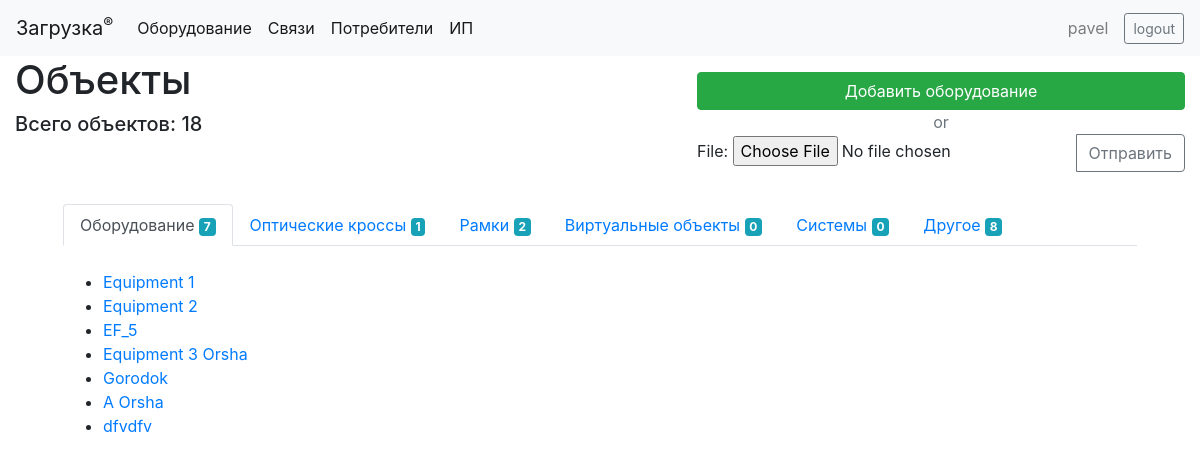
The app's page /register/equipments/ (signed in), older data.
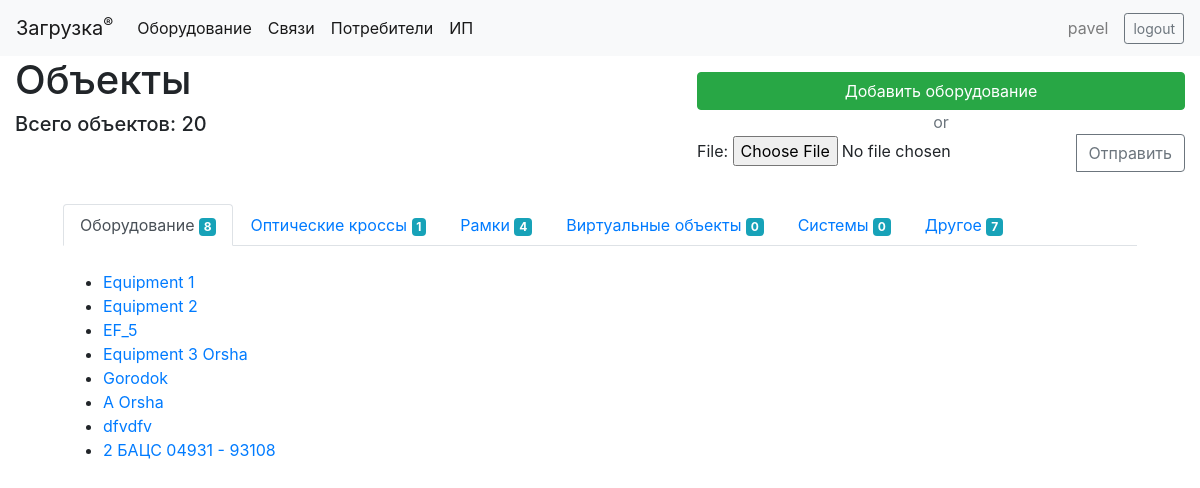
The same page, newer data.
### register/models.py (models this page shows, shortened)
class Equipment(models.Model):
    type_choices = [
        ('E', 'Оборудование'),
        ('O', 'Оптические кроссы'),
        ('F', 'Рамки'),
        ('V', 'Виртуальные объекты'),
        ('S', 'Системы'),
        ('-', 'Другое'),
        ('', '---------'),
    ]
    name = models.CharField(max_length=100)
    endpoint = models.ForeignKey('EndPoint', on_delete=models.RESTRICT, default=None, null=True, related_name='equipments')
    location = models.CharField(max_length=100, null=True)
    note = models.TextField(null=True, blank=True)
    type = models.CharField(max_length=1, choices=type_choices, default='-')
    endpoint_opposite = models.ForeignKey('EndPoint', on_delete=models.RESTRICT, default=None, null=True, blank=True, related_name='systems')
    def __str__(self):
        return f"{self.name}"
    class Meta:
        unique_together = ('name', 'type',)

### register/views.py (the view)
# urls.py: path('equipments/', views.equipment_list, name='equipments'),
def equipment_list(request):
    equipments_by_type = {}
    equipments_count = 0
    categories = Equipment.type_choices.copy()
    categories.pop()
    for category in categories:
        objects = Equipment.objects.filter(type__exact=category[0])
        equipments_by_type[category[1]] = (objects.all(), objects.count())
        equipments_count += objects.count()
    active_tab = categories[0][1]
    if 't' in request.GET:
        active_tab = request.GET.get('t')
    upload_form = UploadFromFileForm()
    context = {
        'equipments': equipments_by_type,
        'equipments_count': equipments_count,
        'active_tab': active_tab,
        'upload_form': upload_form,
    }
    return render(request, 'equipments.html', context=context)

### register/forms.py
class UploadFromFileForm(forms.Form):
    file = forms.FileField()

### register/templates/equipments.html
{% extends "base_generic.html" %}
{% block content %}
    <div class="clearfix">
        <div class="d-inline float-left">
            <p class="h1">Объекты</p>
            <p class="h5">Всего объектов: {{ equipments_count }}</p>
        </div>
        <div class="d-inline float-right my-3">
            <a href="{% url 'equipment_create' %}" class="d-block btn btn-success">Добавить оборудование</a>
            <span class="d-flex justify-content-center text-muted">or</span>
            <form method="POST" enctype="multipart/form-data" action="{% url 'upload_from_file' %}" class="d-block ">{% csrf_token %}
                <div class="input-group">
                    <div class="custom-file">
                            {{ upload_form.as_div }}
                    </div>
                    <div class="input-group-append">
                        <button class="btn btn-outline-secondary" type="submit" id="inputGroupFileAddon">Отправить</button>
                    </div>
                </div>
            </form>
        </div>
    </div>
    <nav>
        <div class="nav nav-tabs mx-5 mt-3" id="nav-tab" role="tablist">
            {% for category, value in equipments.items %}
                <a class="nav-item nav-link {% if active_tab == category %}active{% endif %}" id="nav-{{ category }}-tab" data-toggle="tab" href="#nav-{{ category}}" role="tab" aria-controls="nav-home" aria-selected="true">{{ category }} <span class="badge badge-info">{{value.1}}</span></a>
            {% endfor %}
        </div>
    </nav>
    <div class="tab-content mx-5 pt-4" id="nav-tabContent">
        {% for category, value in equipments.items %}
            <div class="tab-pane fade show {% if active_tab == category %}active{% endif %}" id="nav-{{ category }}" role="tabpanel" aria-labelledby="nav-home-tab">
                <ul>
                    {% for equipment in value.0 %}
                        <li><a href="{% url 'equipment_detail' equipment.id %}">{{ equipment }}</a></li>
                    {% endfor %}
                </ul>
            </div>
        {% endfor %}
    </div>
{% endblock %}

Row changes from the older to the newer data that the page shows:
added Equipment: name "2 БАЦС 04931 - 93108"
Text that changed along with them:
{{ equipments_count }}: "18" → "20"
new list line: "Оборудование 8"
new list line: "Рамки 4"
new list line: "Другое 7"
list line gone: "Оборудование 7"
list line gone: "Рамки 2"
list line gone: "Другое 8"
